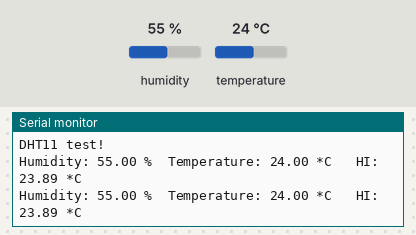
This sketch was run on a simulated Arduino Uno, built with avr-gcc and run on an emulated ATmega328P. On the bench: the last lines printed to the serial monitor. Wiring (inferred from the names in the program): DHT11 sensor: data pin 14. The test bench sets the inputs (shaded band); at power-on: humidity 55 %, temperature 24 °C.

Above: at 6.8 s.
6.9 s: humidity set to 22 %
At 10.1 s:
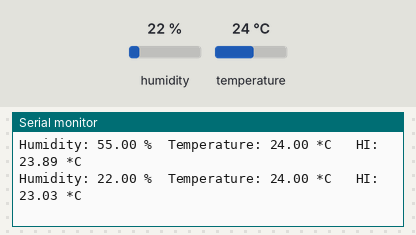
11.4 s: temperature set to 12 °C
At 13.4 s:
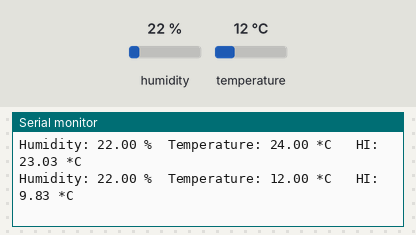
15.9 s: humidity set to 40 %
At 18.7 s:
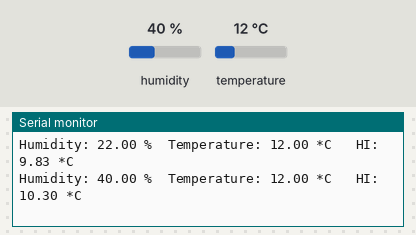
Timing chart, 0 to 20.2 s (numbered marks = the images above; inputs shaded):
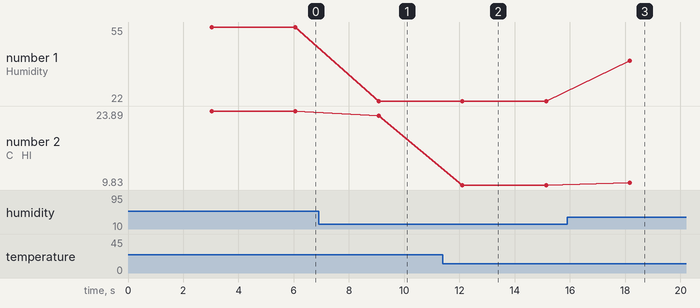

Measured:
- after the input at 6.9 s, the serial monitor: prints a new line after 2.2 s (image 1)
- after the input at 11.4 s, the serial monitor: prints a new line after 0.71 s (image 2)
- after the input at 15.9 s, the serial monitor: prints a new line after 2.3 s (image 3)
- plotted number 1: 55 → 22 after the input at 6.9 s, 22 → 40 after the input at 15.9 s
- plotted number 2: 23.89 → 23.03 after the input at 6.9 s, 23.03 → 9.83 after the input at 11.4 s, 9.83 → 10.3 after the input at 15.9 s

The sketch:

ESP8266_DHT11.ino
```cpp
 /*@@AG
 * Display Temperature and Humidity values from DHT11 to OLED display
 * Note: This program is modified for ESP8266 and not Arduino. We
 * are not using Adafruit library, instead OLED library
 *
 * Connections:
 * DHT 11
 * DHT 11 data out = Pin D5 = GPIO14
 *
 * Connect pin 1 "+" (on the left) of the sensor to +5V
 * Connect pin 2 "out" of the sensor to whatever your DHTPIN is, D5 for NodeMCU
 * Connect pin 3 "-" (on the right) of the sensor to GROUND
 *
 * Library dependency:
 * https://github.com/adafruit/DHT-sensor-library
 * https://github.com/adafruit/Adafruit_Sensor
 */

#include "DHT.h"

#define DHTPIN 14     // what digital pin we're connected to

// Uncomment whatever type you're using!
#define DHTTYPE DHT11   // DHT 11

// Initialize DHT sensor.
DHT dht(DHTPIN, DHTTYPE);

void setup() {
  Serial.begin(115200);
  Serial.println("DHT11 test!");

  dht.begin();
}

void loop() {
  // Wait a few seconds between measurements.
  delay(3000);

  // Reading temperature or humidity takes about 250 milliseconds!
  // Sensor readings may also be up to 2 seconds
  float h = dht.readHumidity();
  // Read temperature as Celsius (the default)
  float t = dht.readTemperature();

  // Check if any reads failed and exit early (to try again).
  if (isnan(h) || isnan(t)) {
    Serial.println("Failed to read from DHT sensor!");
    return;
  }

  // Compute heat index

  /*The heat index is an index that combines air temperature and relative humidity,
   * to estimate a human-perceived equivalent temperature, as how hot it would feel
   * if the humidity were some other value in the shade.
   * The result is also known as the "felt air temperature" or "apparent temperature".
   */

  float hic = dht.computeHeatIndex(t, h, false);

  Serial.print("Humidity: ");
  Serial.print(h);
  Serial.print(" %\t");
  Serial.print("Temperature: ");
  Serial.print(t);
  Serial.print(" *C \t");
  Serial.print("HI: ");
  Serial.print(hic);
  Serial.print(" *C \n");
}
```
